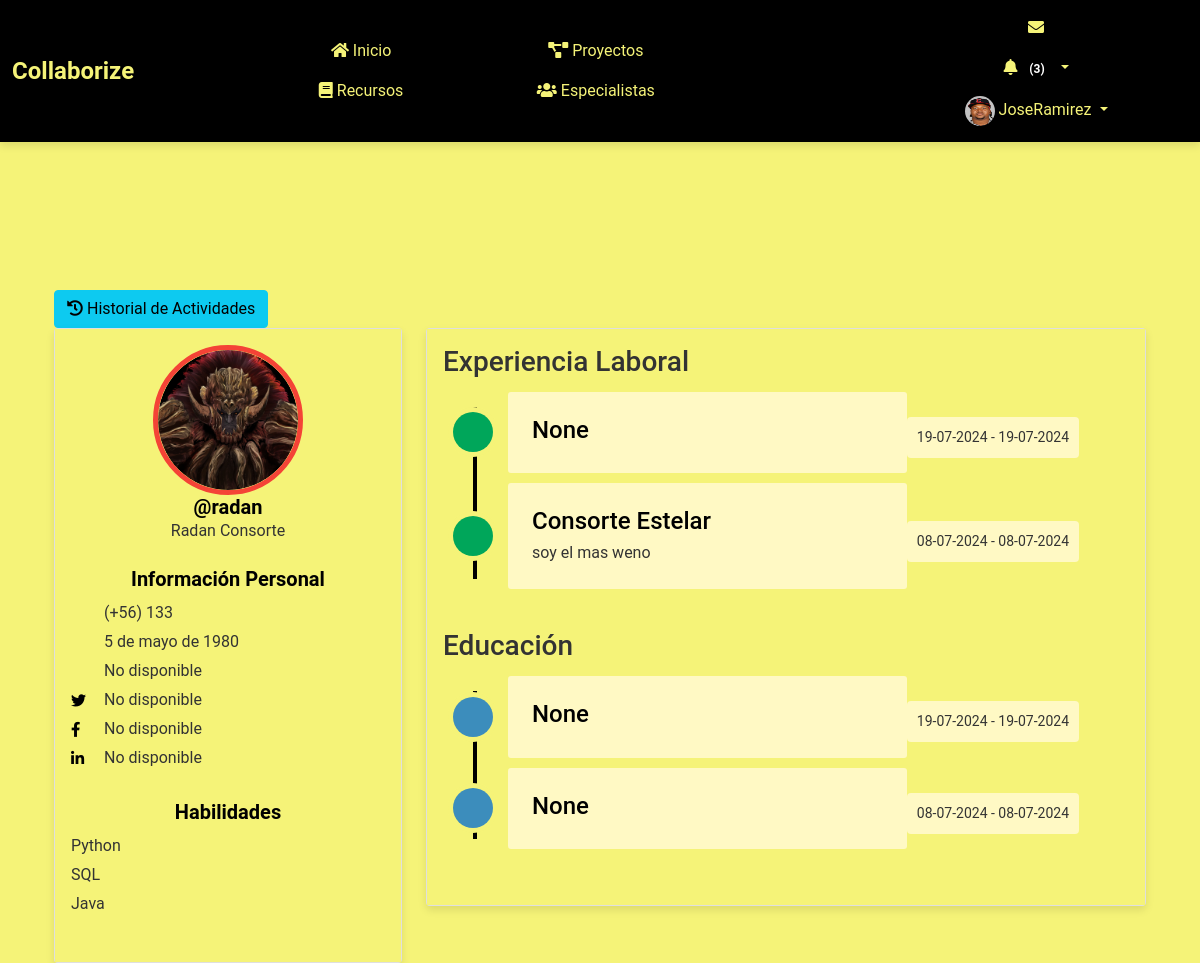
The page /perfil/13/ (signed in) on the database its author committed.
### myapp/models.py (models this page shows, shortened)
class Perfil(models.Model):
    user = models.OneToOneField(User, on_delete=models.CASCADE)
    nombre = models.CharField(max_length=30, blank=True, null=True)
    apellido = models.CharField(max_length=30, blank=True, null=True)
    telefono = models.CharField(max_length=15, blank=True, null=True)
    fecha_nacimiento = models.DateField(null=True, blank=True)
    avatar = models.ImageField(upload_to='avatars/', null=True, blank=True)
    website = models.URLField(max_length=200, blank=True, null=True)
    twitter = models.URLField(max_length=200, blank=True, null=True)
    facebook = models.URLField(max_length=200, blank=True, null=True)
    linkedin = models.URLField(max_length=200, blank=True, null=True)
    habilidad_1 = models.CharField(max_length=100, blank=True, null=True)
    habilidad_2 = models.CharField(max_length=100, blank=True, null=True)
    habilidad_3 = models.CharField(max_length=100, blank=True, null=True)
    experiencia = models.TextField(blank=True, null=True)
    especialidad = models.CharField(max_length=200, blank=True, null=True)
    ubicacion = models.CharField(max_length=200, blank=True, null=True)
    disponibilidad = models.BooleanField(blank=True, null=True)

class ExperienciaLaboral(models.Model):
    perfil = models.ForeignKey(Perfil, related_name='experiencias', on_delete=models.CASCADE)
    titulo = models.CharField(max_length=100, blank=True, null=True)
    descripcion = models.TextField(blank=True, null=True)
    fecha_inicio = models.DateField(default=timezone.now)
    fecha_fin = models.DateField(blank=True, null=True)

class Educacion(models.Model):
    perfil = models.ForeignKey(Perfil, related_name='educaciones', on_delete=models.CASCADE)
    titulo = models.CharField(max_length=100, blank=True, null=True)
    institucion = models.CharField(max_length=100, blank=True, null=True)
    fecha_inicio = models.DateField(default=timezone.now)
    fecha_fin = models.DateField(blank=True, null=True)

### myapp/views.py (the view)
# urls.py: path('perfil/<int:user_id>/', views.ver_perfil, name='ver_perfil'),
@login_required
def ver_perfil(request, user_id):
    usuario = get_object_or_404(User, id=user_id)
    perfil = usuario.perfil
    if request.method == 'POST':
        if 'toggle_disponibilidad' in request.POST:
            perfil.disponibilidad = not perfil.disponibilidad
            perfil.save()
        return redirect('ver_perfil', user_id=user_id)
    experiencias = ExperienciaLaboral.objects.filter(perfil=perfil).order_by('-fecha_inicio')
    educaciones = Educacion.objects.filter(perfil=perfil).order_by('-fecha_inicio')
    proyectos_creados = Proyecto.objects.filter(creador=usuario)
    proyectos_colaborados = Proyecto.objects.filter(colaboradores=usuario)
    context = {
        'usuario': usuario,
        'perfil': perfil,
        'experiencias': experiencias,
        'educaciones': educaciones,
        'proyectos_creados': proyectos_creados,
        'proyectos_colaborados': proyectos_colaborados,
    }
    return render(request, 'myapp/ver_perfil.html', context)

### myapp/templates/myapp/ver_perfil.html (shortened to what this page needs)
{% extends 'myapp/base.html' %}
{% load static %}
{% load custom_filters %}
{% block extra_css %}
<link rel="stylesheet" href="{% static 'css/ver_perfil.css' %}">
<link href="https://cdnjs.cloudflare.com/ajax/libs/font-awesome/5.11.2/css/all.min.css" rel="stylesheet">
<link href="https://cdn.jsdelivr.net/npm/@icon/entypo@1.0.3/entypo.css" rel="stylesheet">
{% endblock %}
{% block content %}
<div class="container bootstrap snippet mt-5">
    <div class="row">
        <div class="col-md-12">
            <div class="btn-group-custom">
                <a href="{% url 'historial_actividades' usuario.id %}" class="btn btn-info btn-custom">
                    <i class="fa fa-history"></i> Historial de Actividades
                </a>
            </div>
        </div>
    </div>
    <div class="row">
        <div class="col-md-4">
            <div class="left-profile-card card">
                <div class="card-body">
                    <div class="user-profile {% if perfil.disponibilidad %}available{% else %}not-available{% endif %}">
                        {% if perfil.avatar %}
                            <img src="{{ perfil.avatar.url }}" alt="Avatar">
                        {% else %}
                            <img src="{% static 'images/default-avatar.png' %}" alt="Avatar">
                        {% endif %}
                    </div>
                    <h3>@{{ usuario.username }}</h3>
                    <p>{{ perfil.nombre }} {{ perfil.apellido }}</p>
                    <div class="personal-info mt-4">
                        <h3>Información Personal</h3>
                        <ul class="personal-list">
                            <li>(+56) {{ perfil.telefono }}</li>
                            <li>{{ perfil.fecha_nacimiento }}</li>
                            <li>{{ perfil.website|default_if_none:"No disponible" }}</li>
                            <li><i class="fab fa-twitter"></i> {{ perfil.twitter|default_if_none:"No disponible" }}</li>
                            <li><i class="fab fa-facebook-f"></i> {{ perfil.facebook|default_if_none:"No disponible" }}</li>
                            <li><i class="fab fa-linkedin-in"></i> {{ perfil.linkedin|default_if_none:"No disponible" }}</li>
                        </ul>
                    </div>
                    <div class="personal-info mt-4">
                        <h3>Habilidades</h3>
                        <ul class="personal-list">
                            <li>{{ perfil.habilidad_1|default_if_none:"Ninguna" }}</li>
                            <li>{{ perfil.habilidad_2|default_if_none:"Ninguna" }}</li>
                            <li>{{ perfil.habilidad_3|default_if_none:"Ninguna" }}</li>
                        </ul>
                    </div>
                </div>
            </div>
        </div>
        <div class="col-md-8">
            <div class="right-profile-card card">
                <div class="card-body">
                    <h3>Experiencia Laboral</h3>
                    <div class="timeline-centered">
                        {% for experiencia in experiencias %}
                            <article class="timeline-entry">
                                <div class="timeline-entry-inner">
                                    <div class="timeline-icon bg-success">
                                    </div>
                                    <div class="timeline-label">
                                        <h2>{{ experiencia.titulo }}</h2>
                                        <p>{{ experiencia.descripcion }}</p>
                                    </div>
                                    <time class="timeline-time" datetime="{{ experiencia.fecha_inicio }}">{{ experiencia.fecha_inicio|date:"d-m-Y" }} -
                                        {% if experiencia.fecha_fin %}
                                            {{ experiencia.fecha_fin|date:"d-m-Y" }}
                                        {% else %}
                                            Actualmente
                                        {% endif %}
                                    </time>
                                </div>
                            </article>
                        {% endfor %}
                    </div>
                    <h3>Educación</h3>
                    <div class="timeline-centered">
                        {% for educacion in educaciones %}
                            <article class="timeline-entry">
                                <div class="timeline-entry-inner">
                                    <div class="timeline-icon bg-info">
                                    </div>
                                    <div class="timeline-label">
                                        <h2>{{ educacion.institucion }}</h2>
                                    </div>
                                    <time class="timeline-time" datetime="{{ educacion.fecha_inicio }}">{{ educacion.fecha_inicio|date:"d-m-Y" }} -
                                        {% if educacion.fecha_fin %}
                                            {{ educacion.fecha_fin|date:"d-m-Y" }}
                                        {% else %}
                                            Actualmente
                                        {% endif %}
                                    </time>
                                </div>
                            </article>
                        {% endfor %}
                    </div>
                </div>
            </div>
        </div>
    </div>
</div>
{% endblock %}

### myapp/templates/myapp/base.html (shortened to what this page needs)
<!DOCTYPE html>
<html lang="es">
<head>
    {% load static %}
    <link rel="stylesheet" href="https://cdn.jsdelivr.net/npm/bootstrap@5.1.3/dist/css/bootstrap.min.css">
    <link rel="stylesheet" href="https://cdnjs.cloudflare.com/ajax/libs/font-awesome/5.15.4/css/all.min.css">
    <link rel="stylesheet" href="https://cdn.jsdelivr.net/npm/@icon/entypo@1.0.3/entypo.css">
    <link rel="stylesheet" href="https://cdnjs.cloudflare.com/ajax/libs/bootstrap-datepicker/1.9.0/css/bootstrap-datepicker.min.css">
    <link rel="stylesheet" href="{% static 'css/style.css' %}">
    <link rel="stylesheet" href="{% static 'css/ver_perfil.css' %}">
    <link rel="stylesheet" href="{% static 'css/register.css' %}">
    {% block extra_css %}{% endblock %}
</head>
<body>
    {% if user.is_authenticated %}
    <header>
        <nav class="navbar navbar-expand-lg fixed-top custom-navbar">
            <div class="container-fluid d-flex justify-content-between align-items-center">
                <a class="navbar-brand" href="{% url 'index' %}">
                    <span style="font-weight: bold; color: #f5f378; font-size: 1.5rem;">Collaborize</span>
                </a>
                <div class="collapse navbar-collapse justify-content-between" id="navbarNav">
                    <ul class="navbar-nav mx-auto">
                        <li class="nav-item"><a class="nav-link" href="{% url 'index' %}"><i class="fas fa-home"></i> Inicio</a></li>
                        <li class="nav-item"><a class="nav-link" href="{% url 'proyecto_lista' %}"><i class="fas fa-project-diagram"></i> Proyectos</a></li>
                        <li class="nav-item"><a class="nav-link" href="{% url 'listar_recursos' %}"><i class="fas fa-book"></i> Recursos</a></li>
                        <li class="nav-item"><a class="nav-link" href="{% url 'listar_especialistas' %}"><i class="fas fa-users"></i> Especialistas</a></li>
                    </ul>
                    <ul class="navbar-nav ms-auto">
                        <li class="nav-item">
                            <a class="nav-link" href="{% url 'listar_mensajes' %}"><i class="fas fa-envelope"></i>
                            </a>
                        </li>
                        <li class="nav-item dropdown">
                            <a class="nav-link dropdown-toggle" href="#" id="notificacionesDropdown" role="button" data-bs-toggle="dropdown" aria-haspopup="true" aria-expanded="false">
                                <i class="fas fa-bell"></i>
                                <span id="notificaciones-count" class="badge badge-danger"></span>
                            </a>
                        </li>
                        <li class="nav-item dropdown">
                            <a class="nav-link dropdown-toggle" href="#" id="perfilDropdown" role="button" data-bs-toggle="dropdown" aria-haspopup="true" aria-expanded="false">
                                <img src="{% if user.perfil.avatar %}{{ user.perfil.avatar.url }}{% else %}{% static 'images/default_avatar.png' %}{% endif %}" alt="Foto de perfil" class="rounded-circle" width="30" height="30">
                                {{ user.username }}
                            </a>
                        </li>
                    </ul>
                </div>
            </div>
        </nav>
    </header>
    {% endif %}
    <main class="container">
        {% block content %}{% endblock %}
    </main>
</body>
</html>

### myapp/static/css/style.css (style rules this page uses)
body { padding-top: 60px; background-color: #f5f378; font-family: 'Roboto', sans-serif; color: #333; }
.navbar.custom-navbar { background-color: #343a40; z-index: 1000; position: fixed; top: 0; width: 100%; box-shadow: 0 4px 8px rgba(0, 0, 0, 0.1); }
.navbar.custom-navbar .navbar-nav .nav-link { color: #f5f378; transition: color 0.3s; }
.navbar.custom-navbar .navbar-brand { color: #f5f378; font-weight: bold; font-size: 1.5rem; transition: color 0.3s; }
.navbar .nav-item { margin-left: 1rem; }
@media (max-width: 1200px) { .navbar.custom-navbar .navbar-nav { flex-wrap: wrap; justify-content: center; } }
@media (max-width: 1200px) { .navbar.custom-navbar .navbar-nav .nav-item { flex: 0 0 45%; text-align: center; } }
.container { margin-top: 20px; }
.card { box-shadow: 0 4px 8px rgba(0, 0, 0, 0.1); transition: transform 0.2s; }

### myapp/static/css/register.css (style rules this page uses)
body { background-color: #dcc4fa; }

### myapp/templates/myapp/base.html (style rules this page uses)
body { background-color: #f5f378; }
.navbar.custom-navbar { background-color: #000000; z-index: 1000; }
.navbar.custom-navbar .navbar-nav .nav-link { color: #f5f378; }
.navbar.custom-navbar .navbar-brand { color: #f5f378; }
.navbar .nav-item { margin-left: 1rem; }
@media (max-width: 1200px) { .navbar.custom-navbar .navbar-nav { flex-wrap: wrap; justify-content: center; } }
@media (max-width: 1200px) { .navbar.custom-navbar .navbar-nav .nav-item { flex: 0 0 45%; text-align: center; } }

### rows shown on the page
Perfil: avatar (picture), nombre "Radan", apellido "Consorte", telefono "133", fecha_nacimiento "5 de mayo de 1980", website "No disponible", twitter "No disponible", facebook "No disponible", linkedin "No disponible", habilidad_1 "Python", habilidad_2 "SQL", habilidad_3 "Java"
ExperienciaLaboral: titulo "None", fecha_inicio "19-07-2024", fecha_fin "19-07-2024"
ExperienciaLaboral: titulo "Consorte Estelar", descripcion "soy el mas weno", fecha_inicio "08-07-2024", fecha_fin "08-07-2024"
Educacion: institucion "None", fecha_inicio "19-07-2024", fecha_fin "19-07-2024"
Educacion: institucion "None", fecha_inicio "08-07-2024", fecha_fin "08-07-2024"

### other values the page prints
{{ user.username }} "JoseRamirez"
{{ usuario.username }} "radan"
